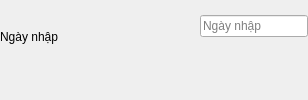
                            <widget class="QWidget" name="widget_6" native="true">
                             <layout class="QVBoxLayout" name="verticalLayout_25">
                              <property name="spacing">
                               <number>0</number>
                              </property>
                              <property name="leftMargin">
                               <number>0</number>
                              </property>
                              <property name="topMargin">
                               <number>0</number>
                              </property>
                              <property name="rightMargin">
                               <number>0</number>
                              </property>
                              <property name="bottomMargin">
                               <number>0</number>
                              </property>
                              <item>
                               <widget class="QWidget" name="widget_18" native="true">
                                <layout class="QHBoxLayout" name="horizontalLayout_22">
                                 <property name="spacing">
                                  <number>0</number>
                                 </property>
                                 <property name="leftMargin">
                                  <number>0</number>
                                 </property>
                                 <property name="topMargin">
                                  <number>0</number>
                                 </property>
                                 <property name="rightMargin">
                                  <number>0</number>
                                 </property>
                                 <property name="bottomMargin">
                                  <number>0</number>
                                 </property>
                                 <item>
                                  <layout class="QHBoxLayout" name="formInput_9">
                                   <property name="spacing">
                                    <number>0</number>
                                   </property>
                                   <property name="topMargin">
                                    <number>0</number>
                                   </property>
                                   <item alignment="Qt::AlignTop">
                                    <widget class="QWidget" name="widget_13" native="true">
                                     <property name="minimumSize">
                                      <size>
                                       <width>200</width>
                                       <height>0</height>
                                      </size>
                                     </property>
                                     <property name="maximumSize">
                                      <size>
                                       <width>200</width>
                                       <height>16777215</height>
                                      </size>
                                     </property>
                                     <layout class="QHBoxLayout" name="horizontalLayout_15">
                                      <property name="spacing">
                                       <number>0</number>
                                      </property>
                                      <property name="leftMargin">
                                       <number>0</number>
                                      </property>
                                      <property name="topMargin">
                                       <number>30</number>
                                      </property>
                                      <property name="rightMargin">
                                       <number>0</number>
                                      </property>
                                      <property name="bottomMargin">
                                       <number>0</number>
                                      </property>
                                      <item>
                                       <widget class="QLabel" name="label_11">
                                        <property name="text">
                                         <string>Ngày nhập</string>
                                        </property>
                                       </widget>
                                      </item>
                                     </layout>
                                    </widget>
                                   </item>
                                   <item alignment="Qt::AlignTop">
                                    <widget class="QWidget" name="widget_19" native="true">
                                     <property name="maximumSize">
                                      <size>
                                       <width>16777215</width>
                                       <height>16777215</height>
                                      </size>
                                     </property>
                                     <layout class="QVBoxLayout" name="verticalLayout_19">
                                      <property name="spacing">
                                       <number>0</number>
                                      </property>
                                      <property name="leftMargin">
                                       <number>0</number>
                                      </property>
                                      <property name="topMargin">
                                       <number>15</number>
                                      </property>
                                      <property name="rightMargin">
                                       <number>0</number>
                                      </property>
                                      <property name="bottomMargin">
                                       <number>0</number>
                                      </property>
                                      <item>
                                       <widget class="QWidget" name="widget_25" native="true">
                                        <layout class="QVBoxLayout" name="verticalLayout_24">
                                         <property name="spacing">
                                          <number>0</number>
                                         </property>
                                         <property name="leftMargin">
                                          <number>0</number>
                                         </property>
                                         <property name="topMargin">
                                          <number>0</number>
                                         </property>
                                         <property name="rightMargin">
                                          <number>0</number>
                                         </property>
                                         <property name="bottomMargin">
                                          <number>0</number>
                                         </property>
                                         <item>
                                          <layout class="QHBoxLayout" name="horizontalLayout_28">
                                           <property name="spacing">
                                            <number>15</number>
                                           </property>
                                           <property name="bottomMargin">
                                            <number>0</number>
                                           </property>
                                           <item>
                                            <widget class="QLineEdit" name="manufacture_date_le">
                                             <property name="cursor">
                                              <cursorShape>PointingHandCursor</cursorShape>
                                             </property>
                                             <property name="readOnly">
                                              <bool>true</bool>
                                             </property>
                                             <property name="placeholderText">
                                              <string>Ngày nhập</string>
                                             </property>
                                            </widget>
                                           </item>
                                          </layout>
                                         </item>
                                        </layout>
                                       </widget>
                                      </item>
                                      <item>
                                       <widget class="QLabel" name="error_manufacture_date">
                                        <property name="text">
                                         <string/>
                                        </property>
                                       </widget>
                                      </item>
                                     </layout>
                                    </widget>
                                   </item>
                                  </layout>
                                 </item>
                                </layout>
                               </widget>
                              </item>
                             </layout>
                            </widget>
